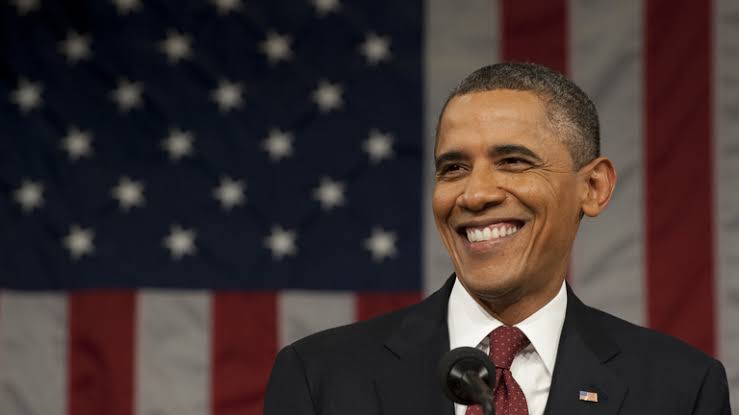
#> input picture obama.jpeg, 739 x 415 px, found by its file name
$ jupyter execute --allow-errors Face_and_Eyedetection.ipynb
#> lines starting #> are read from the running program, lines starting #| are printed output that depends on the picture
# Face and Eye detecion using HAAR cascade classifier

[cell 1]
import numpy as np
import cv2

[cell 2]
# We point OpenCV's cascade classifier function to where our
# classifier (xml file format )is stored
face_classifier = cv2.CascadeClassifier('/home/anonymous_pk7/anaconda3/haarcascade/haarcascade_frontalface_default.xml')

#Load our image then convert it to Grayscale
image = cv2.imread('/home/anonymous_pk7/anaconda3/images/obama.jpeg')
#> image is the input picture: shape (415, 739, 3); mean B, G, R 50.8, 51.3, 64.5
gray = cv2.cvtColor(image, cv2.COLOR_BGRA2GRAY)
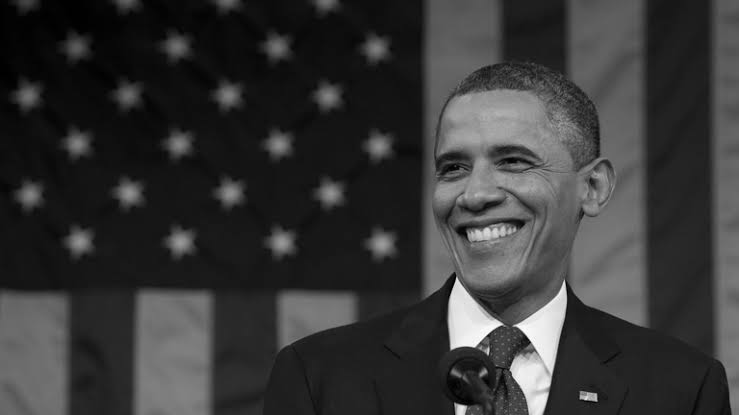
#> gray: shape (415, 739); min 0, max 254, mean 55.2

#Our classifier returns the ROI of the detected face as a tuple
#It stores the top left coordinate and the bottom right coordinates
faces = face_classifier.detectMultiScale(gray,1.3,5)
#> faces = [[399, 97, 172, 172]]

#when no faces detected, face_classifier returns an empty tuple
if faces is():
    print("No faces found")


# When iterate through our faces array and draw a rectangle
#over each face in faces
for(x,y,w,h) in faces:
    cv2.rectangle(image,(x,y), (x+w,y+h), (127,0,255),2)
    cv2.imshow('Face Detection',image)
    cv2.waitKey()
#> this loop made 1 pass
#> pass 1, `cv2.imshow('Face Detection',image)`:
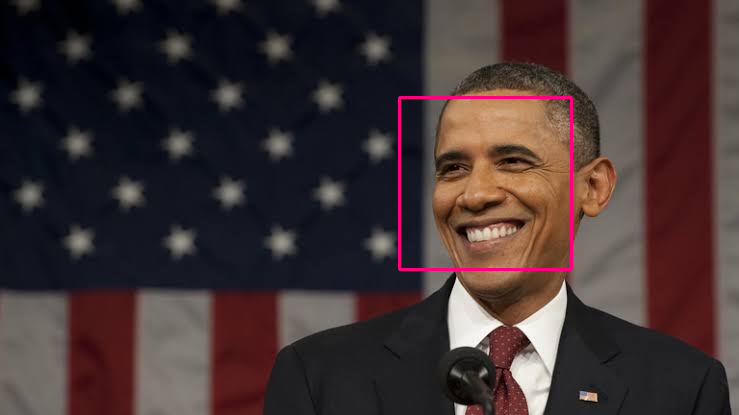
#> window 'Face Detection': shape (415, 739, 3); mean B, G, R 51.2, 50.8, 65.5


cv2.destroyAllWindows()

$ run again, with elephant.jpeg copied over obama.jpeg
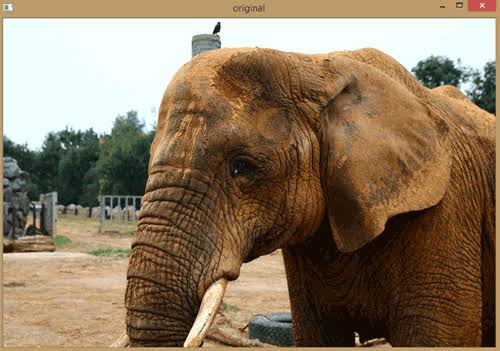
#> input picture elephant.jpeg, 500 x 351 px, found by its file name
#> image is the input picture: shape (351, 500, 3); mean B, G, R 96.1, 120.1, 140
#> `gray = cv2.cvtColor(image, cv2.COLOR_BGRA2GRAY)`:
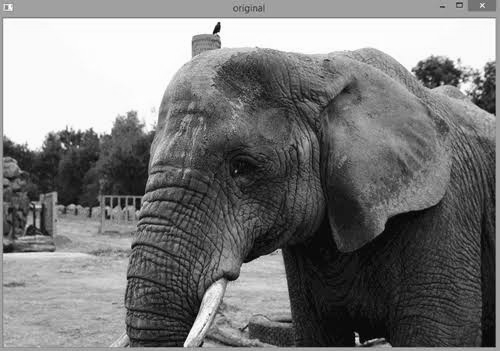
#> gray: shape (351, 500); min 1, max 255, mean 123.4
#> faces = ()
